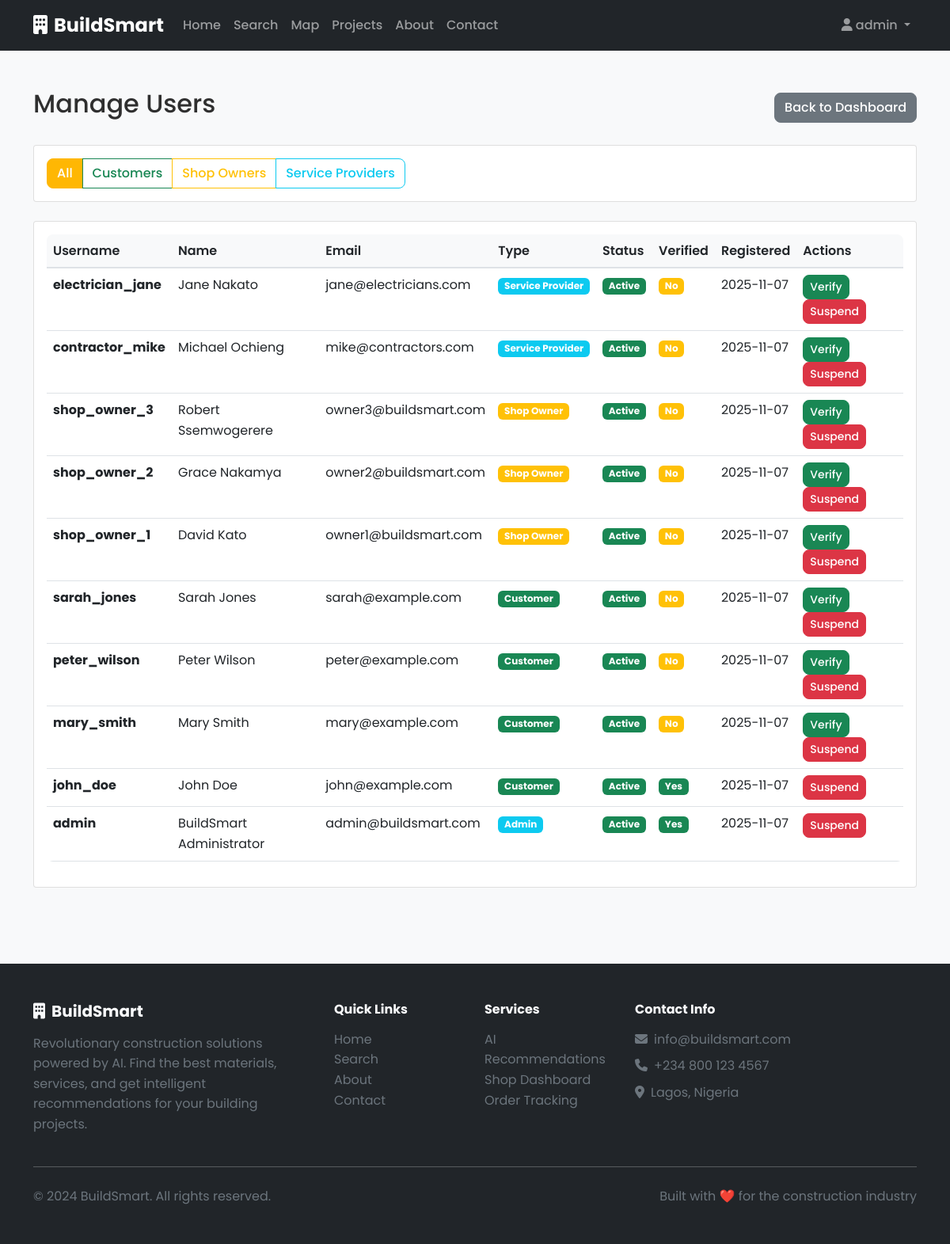
Page /admin/users (signed in) on the committed database.
### app/models/user.py (models this page shows, shortened)
class User(UserMixin, db.Model):
    __tablename__ = 'users'
    id = db.Column(db.Integer, primary_key=True)
    username = db.Column(db.String(80), unique=True, nullable=False)
    email = db.Column(db.String(120), unique=True, nullable=False)
    password_hash = db.Column(db.String(128), nullable=False)
    full_name = db.Column(db.String(100))
    phone = db.Column(db.String(20))
    address = db.Column(db.Text)
    latitude = db.Column(db.Float)
    longitude = db.Column(db.Float)
    user_type = db.Column(db.String(20), default='customer')  # customer, shop_owner, service_provider
    is_active = db.Column(db.Boolean, default=True)
    is_verified = db.Column(db.Boolean, default=False)
    email_verified = db.Column(db.Boolean, default=False, nullable=False)
    email_verified_at = db.Column(db.DateTime, nullable=True)
    two_factor_enabled = db.Column(db.Boolean, default=False, nullable=False)
    two_factor_secret = db.Column(db.String(32), nullable=True)  # TOTP secret key
    failed_login_attempts = db.Column(db.Integer, default=0, nullable=False)
    locked_until = db.Column(db.DateTime, nullable=True)  # Account lockout timestamp
    last_login = db.Column(db.DateTime, nullable=True)
    created_at = db.Column(db.DateTime, default=datetime.utcnow)
    updated_at = db.Column(db.DateTime, default=datetime.utcnow, onupdate=datetime.utcnow)
    shops = db.relationship('Shop', backref='owner', lazy=True)
    services = db.relationship('Service', backref='provider', lazy=True)
    orders = db.relationship('Order', backref='customer', lazy=True)
    recommendations = db.relationship('Recommendation', backref='user', lazy=True)
    def is_admin_user(self):
        return self.user_type == 'admin'

### app/blueprints/admin/routes.py (the view)
@admin_bp.route('/users')
@login_required
@admin_required
def users():
    page = request.args.get('page', 1, type=int)
    user_type_filter = request.args.get('user_type', 'all')
    query = User.query
    if user_type_filter != 'all':
        query = query.filter_by(user_type=user_type_filter)
    users = query.order_by(User.created_at.desc()).paginate(
        page=page, per_page=20, error_out=False
    )
    return render_template('admin/users.html', users=users, user_type_filter=user_type_filter)

### app/templates/admin/users.html (shortened to what this page needs)
{% extends "base.html" %}
{% block content %}
<div class="container py-5">
    <div class="d-flex justify-content-between align-items-center mb-4">
        <h1 class="h2">Manage Users</h1>
        <div>
            <a href="{{ url_for('admin.dashboard') }}" class="btn btn-secondary">Back to Dashboard</a>
        </div>
    </div>
    <div class="card mb-4">
        <div class="card-body">
            <div class="btn-group" role="group">
                <a href="{{ url_for('admin.users', user_type='all') }}"
                   class="btn btn-{{ 'primary' if user_type_filter == 'all' else 'outline-primary' }}">All</a>
                <a href="{{ url_for('admin.users', user_type='customer') }}"
                   class="btn btn-{{ 'success' if user_type_filter == 'customer' else 'outline-success' }}">Customers</a>
                <a href="{{ url_for('admin.users', user_type='shop_owner') }}"
                   class="btn btn-{{ 'warning' if user_type_filter == 'shop_owner' else 'outline-warning' }}">Shop Owners</a>
                <a href="{{ url_for('admin.users', user_type='service_provider') }}"
                   class="btn btn-{{ 'info' if user_type_filter == 'service_provider' else 'outline-info' }}">Service Providers</a>
            </div>
        </div>
    </div>
    <div class="card">
        <div class="card-body">
            {% if users.items %}
            <div class="table-responsive">
                <table class="table table-hover">
                    <thead>
                        <tr>
                            <th>Username</th>
                            <th>Name</th>
                            <th>Email</th>
                            <th>Type</th>
                            <th>Status</th>
                            <th>Verified</th>
                            <th>Registered</th>
                            <th>Actions</th>
                        </tr>
                    </thead>
                    <tbody>
                        {% for user in users.items %}
                        <tr>
                            <td><strong>{{ user.username }}</strong></td>
                            <td>{{ user.full_name or '-' }}</td>
                            <td>{{ user.email }}</td>
                            <td>
                                <span class="badge bg-{{ 'success' if user.user_type == 'customer' else 'warning' if user.user_type == 'shop_owner' else 'info' }}">
                                    {{ user.user_type.replace('_', ' ').title() }}
                                </span>
                            </td>
                            <td>
                                {% if user.is_active %}
                                <span class="badge bg-success">Active</span>
                                {% else %}
                                <span class="badge bg-danger">Suspended</span>
                                {% endif %}
                            </td>
                            <td>
                                {% if user.is_verified %}
                                <span class="badge bg-success">Yes</span>
                                {% else %}
                                <span class="badge bg-warning">No</span>
                                {% endif %}
                            </td>
                            <td>{{ user.created_at.strftime('%Y-%m-%d') }}</td>
                            <td>
                                {% if not user.is_verified %}
                                <form method="POST" action="{{ url_for('admin.verify_user', user_id=user.id) }}" class="d-inline">
                                    <button type="submit" class="btn btn-sm btn-success">Verify</button>
                                </form>
                                {% endif %}
                                {% if user.is_active %}
                                <form method="POST" action="{{ url_for('admin.suspend_user', user_id=user.id) }}" class="d-inline">
                                    <button type="submit" class="btn btn-sm btn-danger">Suspend</button>
                                </form>
                                {% endif %}
                            </td>
                        </tr>
                        {% endfor %}
                    </tbody>
                </table>
            </div>
            {% else %}
            <p class="text-muted text-center py-5">No users found</p>
            {% endif %}
        </div>
    </div>
</div>
{% endblock %}

### app/templates/components/navbar.html (shortened to what this page needs)
<nav class="navbar navbar-expand-lg navbar-dark bg-dark">
    <div class="container">
        <a class="navbar-brand fw-bold" href="{{ url_for('main.index') }}">
            <i class="fas fa-building me-2"></i>BuildSmart
        </a>
        <div class="collapse navbar-collapse" id="navbarNav">
            <ul class="navbar-nav me-auto">
                <li class="nav-item">
                    <a class="nav-link" href="{{ url_for('main.index') }}">Home</a>
                </li>
                <li class="nav-item">
                    <a class="nav-link" href="{{ url_for('main.search') }}">Search</a>
                </li>
                <li class="nav-item">
                    <a class="nav-link" href="{{ url_for('main.map_view') }}">Map</a>
                </li>
                <li class="nav-item">
                    <a class="nav-link" href="{{ url_for('main.projects') }}">Projects</a>
                </li>
                <li class="nav-item">
                    <a class="nav-link" href="{{ url_for('main.about') }}">About</a>
                </li>
                <li class="nav-item">
                    <a class="nav-link" href="{{ url_for('main.contact') }}">Contact</a>
                </li>
            </ul>
            <ul class="navbar-nav">
                {% if current_user.is_authenticated %}
                    <li class="nav-item dropdown">
                        <a class="nav-link dropdown-toggle" href="#" id="navbarDropdown" role="button" data-bs-toggle="dropdown">
                            <i class="fas fa-user me-1"></i>{{ current_user.username }}
                        </a>
                    </li>
                {% endif %}
            </ul>
        </div>
    </div>
</nav>

### app/static/css/custom.css (style rules this page uses)
:root { --primary-yellow: #FFB703; --accent-orange: #FB8500; --charcoal-gray: #2F2F2F; --bg-light: #F8F9FA; --primary-color: var(--primary-yellow); --secondary-color: #6c757d; --success-color: #198754; --warning-color: #ffc107; --danger-color: #dc3545; --light-color: var(--bg-light); --dark-color: var(--charcoal-gray); }
body { font-family: 'Poppins', -apple-system, BlinkMacSystemFont, 'Segoe UI', Roboto, Inter, 'Helvetica Neue', Arial, sans-serif; line-height: 1.6; color: var(--dark-color); background-color: var(--light-color); }
.card { transition: transform 0.2s ease-in-out, box-shadow 0.2s ease-in-out; }
.btn { border-radius: 8px; font-weight: 500; transition: all 0.2s ease-in-out; }
.navbar-brand { font-size: 1.5rem; font-weight: bold; }
.navbar-nav .nav-link { font-weight: 500; transition: color 0.2s ease-in-out; }
.btn-primary { background-color: var(--primary-color); border-color: var(--primary-color); }
.badge { border-radius: 6px; }
.table { border-radius: 8px; overflow: hidden; }
.table thead th { background-color: var(--light-color); border-bottom: 2px solid #dee2e6; font-weight: 600; }

### rows in the picture
User: username "admin", full_name "BuildSmart Administrator", email "admin@buildsmart.com", user_type.replace "Admin", is_active "Active", is_verified "Yes", created_at "2025-11-07"
User: username "electrician_jane", full_name "Jane Nakato", email "jane@electricians.com", user_type.replace "Service Provider", is_active "Active", is_verified "No", created_at "2025-11-07"
User: username "contractor_mike", full_name "Michael Ochieng", email "mike@contractors.com", user_type.replace "Service Provider", is_active "Active", is_verified "No", created_at "2025-11-07"
User: username "shop_owner_3", full_name "Robert Ssemwogerere", email "owner3@buildsmart.com", user_type.replace "Shop Owner", is_active "Active", is_verified "No", created_at "2025-11-07"
User: username "shop_owner_2", full_name "Grace Nakamya", email "owner2@buildsmart.com", user_type.replace "Shop Owner", is_active "Active", is_verified "No", created_at "2025-11-07"
User: username "shop_owner_1", full_name "David Kato", email "owner1@buildsmart.com", user_type.replace "Shop Owner", is_active "Active", is_verified "No", created_at "2025-11-07"
User: username "sarah_jones", full_name "Sarah Jones", email "sarah@example.com", user_type.replace "Customer", is_active "Active", is_verified "No", created_at "2025-11-07"
User: username "peter_wilson", full_name "Peter Wilson", email "peter@example.com", user_type.replace "Customer", is_active "Active", is_verified "No", created_at "2025-11-07"
User: username "mary_smith", full_name "Mary Smith", email "mary@example.com", user_type.replace "Customer", is_active "Active", is_verified "No", created_at "2025-11-07"
User: username "john_doe", full_name "John Doe", email "john@example.com", user_type.replace "Customer", is_active "Active", is_verified "Yes", created_at "2025-11-07"
